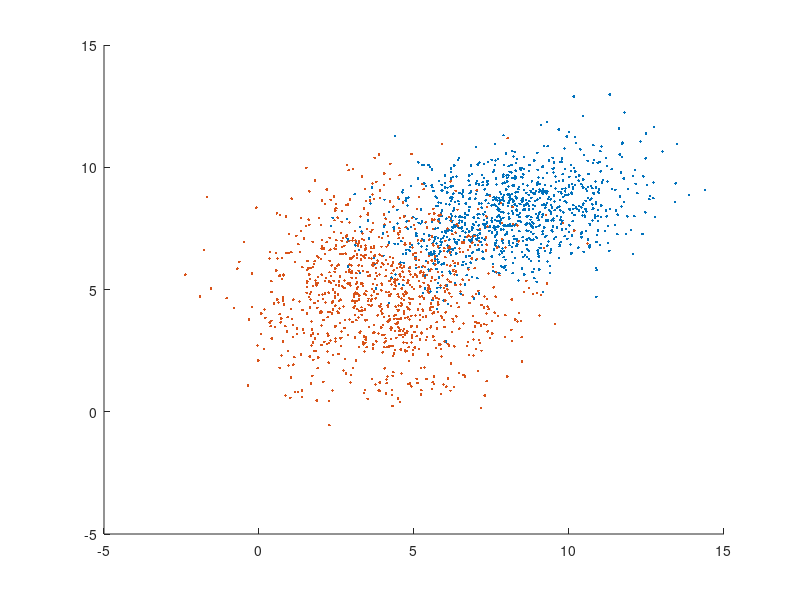

Reproduce this figure in MATLAB. (Note: this script raises an error after producing the figure.)
close all;
hold on;

%% Initialisation
load('donnees.mat');

C1 = transpose(C1);
C2 = transpose(C2);

%C1 = [2 3 4; 1 2 2]
%C2 = [1 1 2 5; 2 3 3 3]
%C1 = [2 1 4; 1 3 2]
%C2 = [1 3 2 5; 2 2 3 3]

W = [6; 1; -3];

%% Affichage
axis auto;
scatter(C1(1,:), C1(2,:), 36, 'red', '.');
scatter(C2(1,:), C2(2,:), 36, 'blue', '.');
plotDroite(W, -5, 15, 'black');

%% Perceptron
WPerceptron = perceptron(C1, C2, W)
plotDroite(WPerceptron, -5, 15, 'green');

mpPerceptron = malPlaces(getYFromC(C1, C2), WPerceptron);
nbMalPlacesPerceptron = size(mpPerceptron, 2)
nbMalPlacesPerceptronC1 = size(find(mpPerceptron(1,:)== 1), 2)
nbMalPlacesPerceptronC2 = size(find(mpPerceptron(1,:)== -1), 2)

%% Moindres Carres
WMoindres = moindresCarres(C1, C2)
plotDroite(WMoindres, -5, 15, 'magenta');

mpMoindres = malPlaces(getYFromC(C1, C2), WMoindres);
nbMalPlacesMoindres = size(mpMoindres, 2)
nbMalPlacesMoindresC1 = size(find(mpMoindres(1,:) == 1), 2)
nbMalPlacesMoindresC2 = size(find(mpMoindres(1,:) == -1), 2)

%%
hold off;